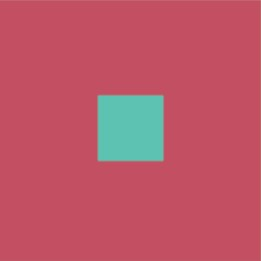
#> input picture CV Tasks/red.jpg, 261 x 261 px
$ jupyter execute 'Task 3 - Combine two image as collage.ipynb'
#> lines starting #> are read from the running program, lines starting #| are printed output that depends on the picture
[cell 1]
import cv2
import numpy

[cell 2]
img1 = cv2.imread('red.jpg')
#> img1 is the input picture: shape (261, 261, 3); mean B, G, R 103.1, 86.6, 188.5
img2 = cv2.imread('red.jpg')

[cell 3]
img1.shape
#> Out = (261, 261, 3)

[cell 4]
img2.shape
#> Out = (261, 261, 3)

[cell 5]
img = cv2.hconcat([img1,img2])
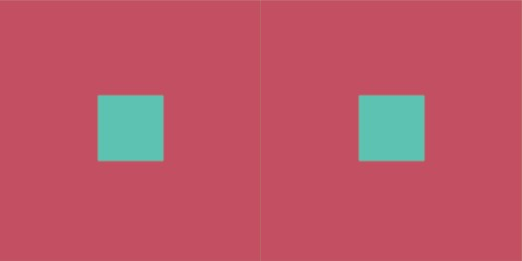
#> img: shape (261, 522, 3); mean B, G, R 103.1, 86.6, 188.5

[cell 6]
cv2.imshow('rgb', img)
cv2.waitKey()
cv2.destroyAllWindows()

[cell 7]
img1 = cv2.imread('green.jpg')
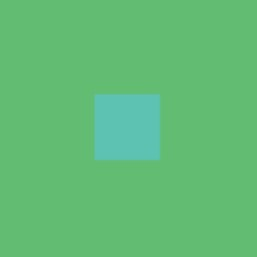
#> input picture CV Tasks/green.jpg, 257 x 257 px
#> img1 is the input picture: shape (257, 257, 3); mean B, G, R 118.2, 188.4, 97.7
img2 = cv2.imread('green.jpg')
img = cv2.vconcat([img1, img2])
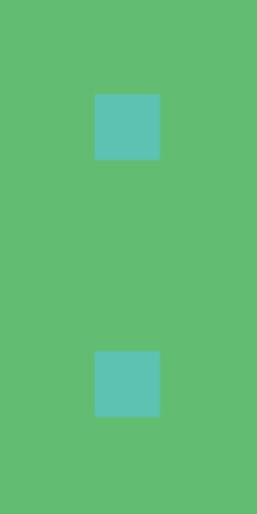
#> img: shape (514, 257, 3); mean B, G, R 118.2, 188.4, 97.7
